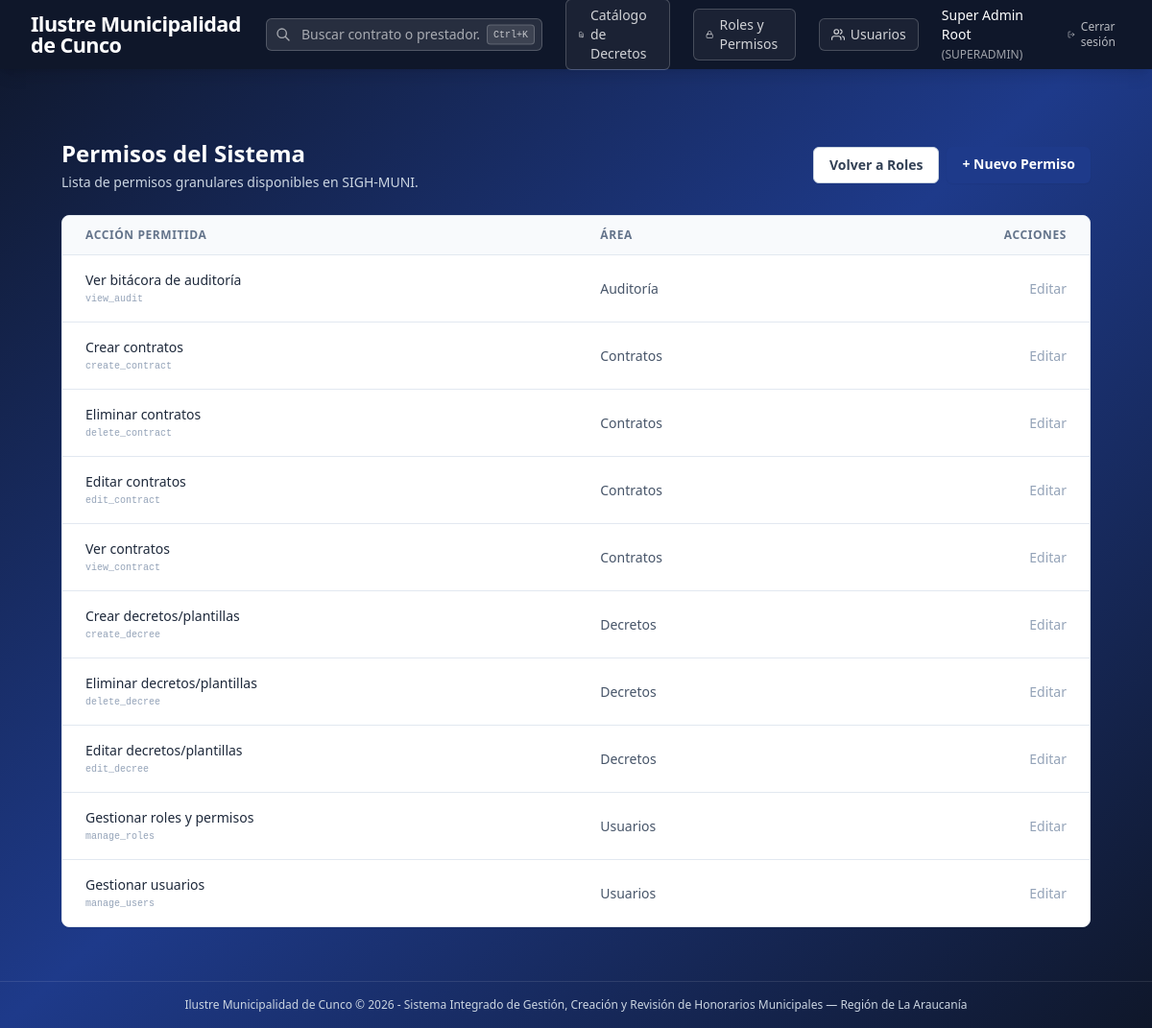
Page /admin/permissions (signed in) on the committed database.
### app/models/permission.py (models this page shows, shortened)
class Permission(db.Model):
    __tablename__ = 'permissions'
    id = db.Column(db.Integer, primary_key=True, autoincrement=True)
    name = db.Column(db.String(50), nullable=False, unique=True)
    description = db.Column(db.Text, nullable=True)
    module = db.Column(db.String(50), nullable=True)

### app/routes/admin.py (the view)
@admin_bp.route('/permissions')
@login_required
@role_required('SUPERADMIN')
def permissions():
    perms = Permission.query.order_by(Permission.module, Permission.name).all()
    return render_template('admin/permissions.html', permissions=perms)

### app/auth/utils.py (called while the page is built)
def login_required(f):
    @wraps(f)
    def decorated_function(*args, **kwargs):
        if 'user_id' not in session:
            flash('Debes iniciar sesión para acceder a esta sección.', 'warning')
            return redirect(url_for('auth.login', next=request.url))
        return f(*args, **kwargs)
    return decorated_function

def role_required(*allowed_roles):
    def decorator(f):
        @wraps(f)
        def decorated_function(*args, **kwargs):
            if 'user_id' not in session:
                flash('Debes iniciar sesión para acceder.', 'warning')
                return redirect(url_for('auth.login'))
            user_role = session.get('user_role')
            if user_role != 'SUPERADMIN' and user_role not in allowed_roles:
                flash('No tienes permisos suficientes para acceder a este módulo.', 'danger')
                return redirect(url_for('dashboard.index'))
            return f(*args, **kwargs)
        return decorated_function
    return decorator

### app/templates/admin/permissions.html (shortened to what this page needs)
{% extends 'base.html' %}
{% block content %}
<div class="max-w-7xl mx-auto px-4 sm:px-6 lg:px-8 py-8">
    <div class="mb-6 flex justify-between items-center">
        <div>
            <h1 class="text-2xl font-bold text-white">Permisos del Sistema</h1>
            <p class="text-sm text-slate-300 mt-1">Lista de permisos granulares disponibles en SIGH-MUNI.</p>
        </div>
        <div class="flex gap-2">
            <a href="{{ url_for('admin.roles') }}" class="px-4 py-2 bg-white border border-slate-300 rounded-md text-sm font-semibold text-slate-700 hover:bg-slate-50 transition-colors">
                Volver a Roles
            </a>
            <a href="{{ url_for('admin.create_permission') }}" class="px-4 py-2 bg-[#1e3a8a] hover:bg-[#0f265c] text-white rounded-md text-sm font-semibold shadow-sm transition-colors">
                + Nuevo Permiso
            </a>
        </div>
    </div>
    {% set MODULE_LABELS = {'contract': 'Contratos', 'decree': 'Decretos', 'user': 'Usuarios', 'audit': 'Auditoría', 'general': 'General'} %}
    <div class="bg-white rounded-lg border border-slate-200 shadow-sm overflow-hidden">
        <table class="min-w-full divide-y divide-slate-200">
            <thead class="bg-slate-50">
                <tr>
                    <th class="px-6 py-3 text-left text-xs font-semibold text-slate-500 uppercase tracking-wider">Acción permitida</th>
                    <th class="px-6 py-3 text-left text-xs font-semibold text-slate-500 uppercase tracking-wider">Área</th>
                    <th class="px-6 py-3 text-right text-xs font-semibold text-slate-500 uppercase tracking-wider">Acciones</th>
                </tr>
            </thead>
            <tbody class="bg-white divide-y divide-slate-200">
                {% for perm in permissions %}
                <tr>
                    <td class="px-6 py-4">
                        <div class="text-sm font-medium text-slate-800">{{ perm.description or perm.name }}</div>
                        <div class="text-[10px] text-slate-400 font-mono mt-0.5">{{ perm.name }}</div>
                    </td>
                    <td class="px-6 py-4 text-sm text-slate-600">{{ MODULE_LABELS.get(perm.module, perm.module) }}</td>
                    <td class="px-6 py-4 whitespace-nowrap text-right text-sm font-medium">
                        <a href="#" class="text-slate-400 hover:text-slate-600" title="Editar">Editar</a>
                    </td>
                </tr>
                {% endfor %}
            </tbody>
        </table>
    </div>
</div>
{% endblock %}

### rows in the picture
Permission: description "Ver bitácora de auditoría", name "view_audit", get "Auditoría"
Permission: description "Crear contratos", name "create_contract", get "Contratos"
Permission: description "Eliminar contratos", name "delete_contract", get "Contratos"
Permission: description "Editar contratos", name "edit_contract", get "Contratos"
Permission: description "Ver contratos", name "view_contract", get "Contratos"
Permission: description "Crear decretos/plantillas", name "create_decree", get "Decretos"
Permission: description "Eliminar decretos/plantillas", name "delete_decree", get "Decretos"
Permission: description "Editar decretos/plantillas", name "edit_decree", get "Decretos"
Permission: description "Gestionar roles y permisos", name "manage_roles", get "Usuarios"
Permission: description "Gestionar usuarios", name "manage_users", get "Usuarios"

### other values in the picture
{{ g.municipio_nombre | default('SIGH-MUNI') }} "Ilustre Municipalidad de Cunco"
{{ session.get('user_name') }} "Super Admin Root"
{{ session.get('user_role') }} "SUPERADMIN"
{{ g.municipio_region }} "Región de La Araucanía"
